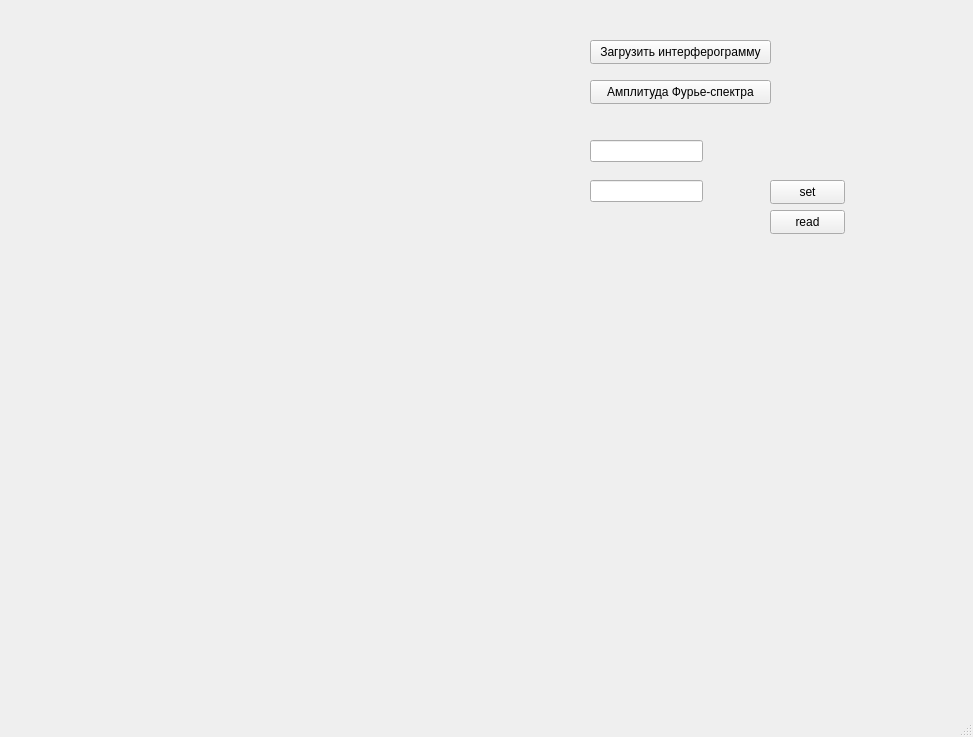
<?xml version="1.0" encoding="UTF-8"?>
<ui version="4.0">
 <class>MainWindow</class>
 <widget class="QMainWindow" name="MainWindow">
  <property name="geometry">
   <rect>
    <x>0</x>
    <y>0</y>
    <width>973</width>
    <height>737</height>
   </rect>
  </property>
  <property name="windowTitle">
   <string>MainWindow</string>
  </property>
  <widget class="QWidget" name="centralwidget">
   <widget class="PlotWidget" name="InterfPlot" native="true">
    <property name="geometry">
     <rect>
      <x>30</x>
      <y>30</y>
      <width>381</width>
      <height>311</height>
     </rect>
    </property>
   </widget>
   <widget class="QPushButton" name="loadImagePushButton">
    <property name="geometry">
     <rect>
      <x>590</x>
      <y>40</y>
      <width>181</width>
      <height>24</height>
     </rect>
    </property>
    <property name="text">
     <string>Загрузить интерферограмму</string>
    </property>
   </widget>
   <widget class="PlotWidget" name="OtherPlot" native="true">
    <property name="geometry">
     <rect>
      <x>30</x>
      <y>360</y>
      <width>381</width>
      <height>311</height>
     </rect>
    </property>
   </widget>
   <widget class="QPushButton" name="getAmplitude">
    <property name="geometry">
     <rect>
      <x>590</x>
      <y>80</y>
      <width>181</width>
      <height>24</height>
     </rect>
    </property>
    <property name="text">
     <string>Амплитуда Фурье-спектра</string>
    </property>
   </widget>
   <widget class="QLineEdit" name="lineEdit">
    <property name="geometry">
     <rect>
      <x>590</x>
      <y>140</y>
      <width>113</width>
      <height>22</height>
     </rect>
    </property>
   </widget>
   <widget class="QLineEdit" name="lineEdit_2">
    <property name="geometry">
     <rect>
      <x>590</x>
      <y>180</y>
      <width>113</width>
      <height>22</height>
     </rect>
    </property>
   </widget>
   <widget class="QPushButton" name="set">
    <property name="geometry">
     <rect>
      <x>770</x>
      <y>180</y>
      <width>75</width>
      <height>24</height>
     </rect>
    </property>
    <property name="text">
     <string>set</string>
    </property>
   </widget>
   <widget class="QPushButton" name="read">
    <property name="geometry">
     <rect>
      <x>770</x>
      <y>210</y>
      <width>75</width>
      <height>24</height>
     </rect>
    </property>
    <property name="text">
     <string>read</string>
    </property>
   </widget>
  </widget>
  <widget class="QMenuBar" name="menubar">
   <property name="geometry">
    <rect>
     <x>0</x>
     <y>0</y>
     <width>973</width>
     <height>22</height>
    </rect>
   </property>
  </widget>
  <widget class="QStatusBar" name="statusbar"/>
 </widget>
 <customwidgets>
  <customwidget>
   <class>PlotWidget</class>
   <extends>QWidget</extends>
   <header>pyqtgraph</header>
   <container>1</container>
  </customwidget>
 </customwidgets>
 <resources/>
 <connections/>
</ui>
